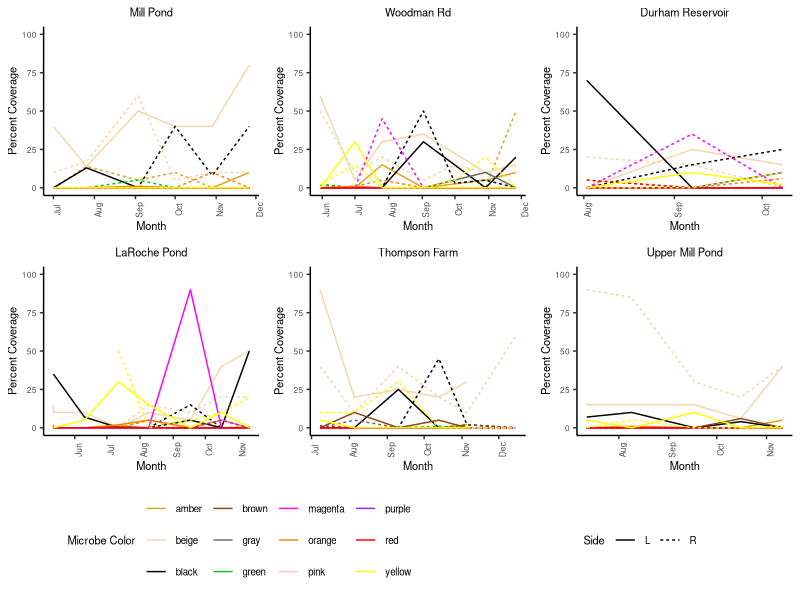
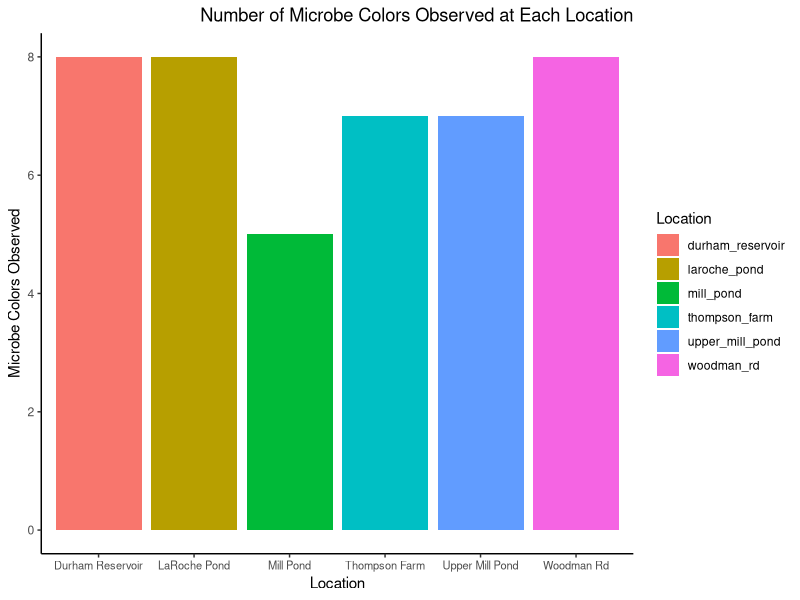
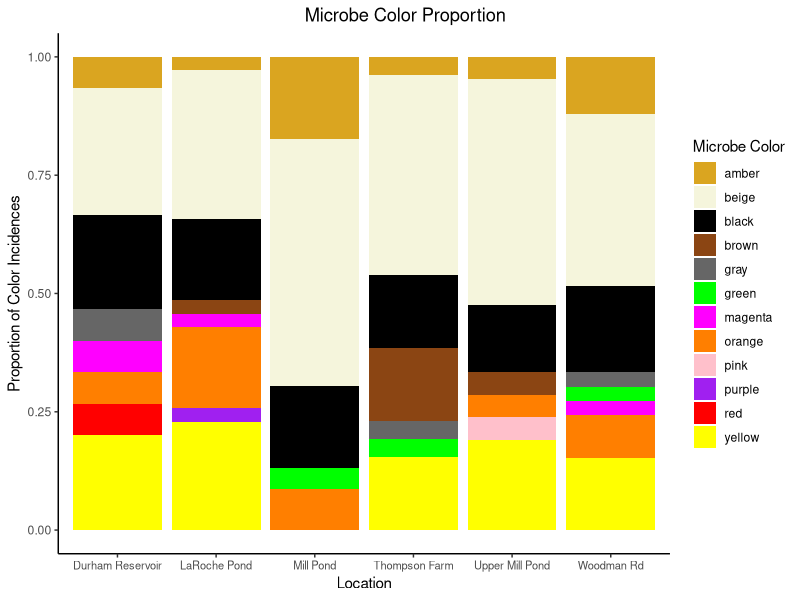
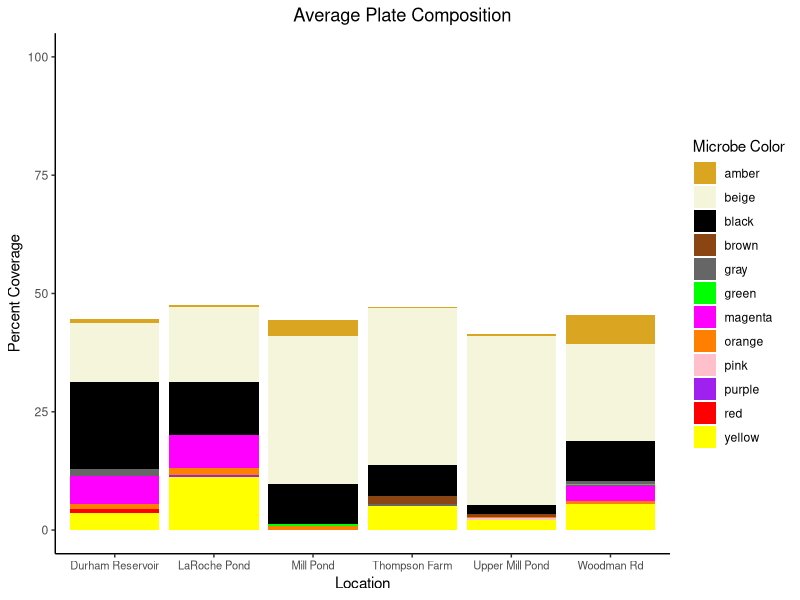
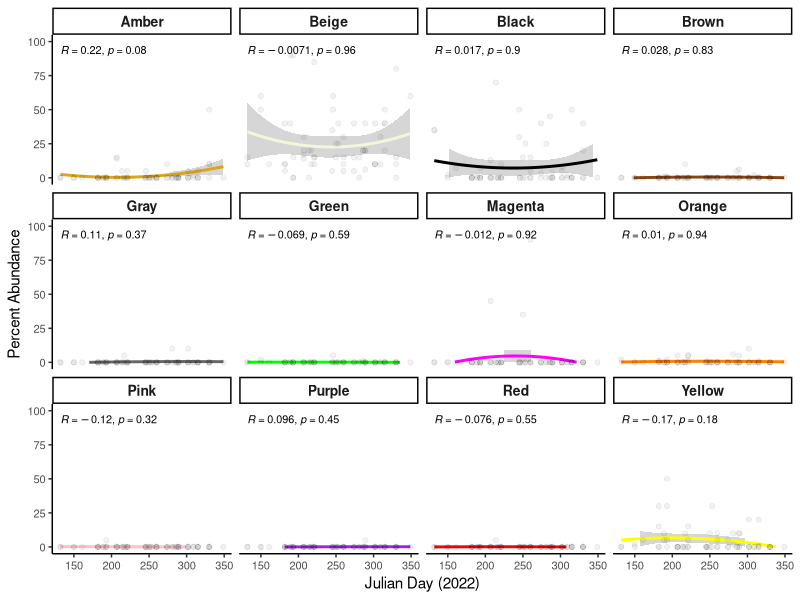
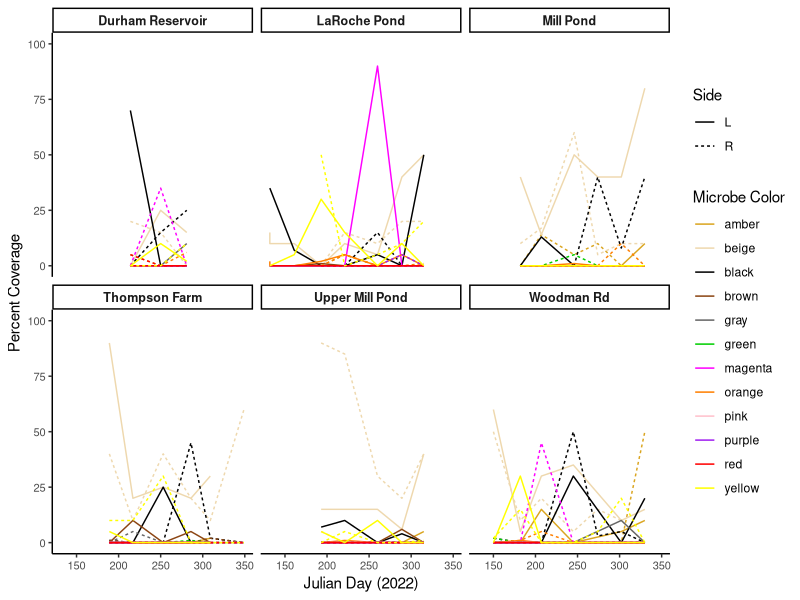

Generate these figures, in order, with R:
## ---- chunk 1
knitr::opts_chunk$set(echo = TRUE)
library(ggplot2)
library(tidyverse)
library(lubridate)
library(cowplot)
Plate_Count <- read_csv("finalplatecount.csv")

#fixing errors in data frame

Plate_Count$Date[79] = "7/12/22"

Plate_Count <- Plate_Count %>% 
  mutate_all( ~ifelse(. == "Green", "green", .))

Plate_Count<- Plate_Count %>% 
  mutate_all(~ifelse(. == "light red", "light_red", .))

#renaming color values since I named them poorly when recording data
#also shortening them to fit in figures better

Plate_Count<- Plate_Count %>% 
  mutate_all(~ifelse(. == "light_yellow", "beige", .))

Plate_Count<- Plate_Count %>% 
  mutate_all(~ifelse(. == "pink", "magenta", .))

Plate_Count<- Plate_Count %>% 
  mutate_all(~ifelse(. == "light_red", "pink", .))

Plate_Count<- Plate_Count %>% 
  mutate_all(~ifelse(. == "dark_yellow", "amber", .))

## ---- chunk 2

#generating a new dataframe
make_plot_df <- Plate_Count %>% 
  drop_na(Side) %>% 
  filter(Side != "na") %>% #
  mutate(real_dates = mdy(Date))

#start of matrix: created to show represent every single color at every single sampling date (even when there is 0% coverage, this is represented in the matrix)

#making a list of color names by grabbing unique values in columns 5, 7, 9, and 11
colornames <- unique(unlist(make_plot_df[,c(5,7,9,11)])) 

#creating empty matrix that will have columns equal to the length of color names and rows equal to the number of rows in make_plot_df
num_col_abund <- matrix(nrow=nrow(make_plot_df),ncol=length(colornames))

#For loop going through the list of colors: For each color, check the "microbe 1" column (row by row). If the color that is being indexed is present in the row, go to the next column to report the percent coverage. If it is not present in that row, report a zero. Repeats for all "microbe color" columns (5, 7, 9, and 11).
for(i in 1:length(colornames)) {
  
  num_col_abund[,i] <- as.numeric(unlist(sapply(1:nrow(make_plot_df), function(z)
    ifelse(any(make_plot_df[z,c(5,7,9,11)]==colornames[i]),
           make_plot_df[z,c(6,8,10,12)[which(make_plot_df[z,c(5,7,9,11)]==colornames[i])]],
           0))))
}

#setting the column names in the matrix to be the color names
colnames(num_col_abund) <- colornames

#adjusting the matrix to remove columns that include na values
num_col_abund2 <- num_col_abund[,-which(colornames=="na")]
## ---- chunk 3

#11/13: still need to fix dates... decide how we want the dates to appear (same x axis or specific x axis to each location)

#this chunk takes the matrix (num_col_abund2) and puts it into a function to generate line graphs for all the locations and sites at once

#converts matrix (num_col_abund_2) into a new df for plotting
all_colors_df <- data.frame(num_col_abund2) %>% 
  mutate("Location" = make_plot_df$Location,
         "Date" = make_plot_df$real_dates,
         "Side" = make_plot_df$Side) %>% 
  pivot_longer(cols = c(1:12)) 

#changing the data types for plotting purposes
all_colors_df$Location <- as.factor(all_colors_df$Location)
all_colors_df$Date <- as.Date(all_colors_df$Date, format = "%Y-%m-%d")

#open plot_all function: if else statement used to make overall legend in final figure
plot_all <- function(location = NULL) { 
    if (!is.null(location)) { 
      all_colors_plot <- all_colors_df %>% 
        filter(Location == location)
    }
    else {
      all_colors_plot <- all_colors_df
    }
  
   #new data frame made from the matrix that includes all colors necessary for analysis
    all_colors_plot %>% 
    ggplot(aes(x=Date, 
               y=value, 
               color=name, 
               linetype = Side)) +
    geom_line(size=.5) +
    labs(color = "Microbe Color",
         x = "Month",
         y = "Percent Coverage") +
    scale_color_manual(values = c("amber" = "goldenrod", 
                                  "black" = "black", 
                                  "yellow" = "yellow", 
                                  "orange" = "darkorange1",
                                  "beige" = "wheat2", 
                                  "magenta" = "magenta",
                                  "gray" = "gray40",
                                  "green" = "green3",
                                  "brown" = "saddlebrown",
                                  "pink" = "pink",
                                  "red" = "red",
                                  "purple" = "purple")) +
      scale_y_continuous(limits = c(0, 100), 
                         breaks = seq(0, 100, by = 25)) +
    scale_x_date(#limits = c(min(all_colors_df$Date), max(all_colors_df$Date)),
                date_labels = "%b",
                date_breaks = "1 month",
                date_minor_breaks = "1 week") +
    #expand_limits(x = c(as.Date("2022-05-01"), as.Date("2022-12-31"))) +
    theme_classic() +
      theme(axis.text.x = element_text(angle = 90, 
                                       size = 6),
            axis.text.y = element_text(size = 6),
            plot.title = element_text(size = 8, 
                                      hjust = 0.5),
            axis.title = element_text(size = 8),
            legend.title = element_text(size=8))

}
#close plot_all

#open no_function: function for taking away individual legends
no_legend <- function(p) { 
  return(p + theme(legend.position = "none"))
} #close no_legend


#generating individual plots before combining in grid
plotA <- plot_all("mill_pond") + labs(title = "Mill Pond") 
plotB <- plot_all("woodman_rd") + labs(title = "Woodman Rd")
plotC <- plot_all("durham_reservoir") + labs(title = "Durham Reservoir")
plotD <- plot_all("laroche_pond") + labs(title = "LaRoche Pond")
plotE <- plot_all("thompson_farm") + labs(title = "Thompson Farm")
plotF <- plot_all("upper_mill_pond") + labs(title = "Upper Mill Pond")

#generating "color inclusive" legend for "Side"
plot_legend_side <- get_legend(
  plot_all() +
    theme(legend.direction = "horizontal",
          legend.text = element_text(size = 7)) +
    guides(linetype = F))

#generating "color inclusive" legend for "color"
plot_legend_color <- get_legend(
  plot_all() +
    theme(legend.direction = "horizontal",
          legend.text = element_text(size = 7)) +
    guides(color = F))

#removing individual legends ("no_legend" custom function) and putting all the plots into a grid ("plot_grid" from cowplot) without a legend
grid_no_legend <- plot_grid(no_legend(plotA) , no_legend(plotB), no_legend(plotC), no_legend(plotD), no_legend(plotE), no_legend(plotF), ncol = 3)

#legend object that combines side and color data with size
grid_plot_legends <- plot_grid(plot_legend_side, plot_legend_color, rel_widths = c(0.60, 0.40))

#adding the overall legend to the grid using "make_grid_plot" (plots put into grid), and "plot_legend" (legend accounting for all locations)
line_grid_plot <- plot_grid(grid_no_legend, grid_plot_legends, ncol = 1, rel_heights = c(1, 0.25))

#displaying plot
line_grid_plot
## ---- chunk 4

#creating a DF that includes the total microbe colors counted in each location
total_loc_microbe_count <- all_colors_df %>% 
  filter(value >0) %>% 
  group_by(Location, name) %>% 
  summarise(value = n_distinct(Location))

#summing the total microbe colors counted in each location 
location_microbe <- total_loc_microbe_count %>% 
  group_by(Location) %>% 
  summarise(total_colors = sum(value))

#piping total microbe colors into bar graph
location_microbe %>% 
  ggplot(aes(x = Location, 
             y = total_colors, 
             fill = Location)) +
  geom_bar(stat = "identity") +
  labs(x = "Location", 
       y = "Microbe Colors Observed", 
       title = "Number of Microbe Colors Observed at Each Location") +
  scale_x_discrete(labels = c("durham_reservoir" = "Durham Reservoir", 
                              "laroche_pond" = "LaRoche Pond", 
                              "mill_pond" = "Mill Pond",
                              "thompson_farm" = "Thompson Farm",
                              "upper_mill_pond" = "Upper Mill Pond",
                              "woodman_rd" = "Woodman Rd")) +
  theme_classic() +
  theme(axis.text.x = element_text(size = 8),
        plot.title = element_text(hjust = 1))
## ---- chunk 5

#maybe can use as a figure to show the variance in sample sizes
# library(knitr)
# library(kableExtra)
# sample_numbers <- make_plot_df %>% 
#   group_by(Location) %>% 
#   summarise(Samples = n())
# 
# sample_table <- kable(sample_numbers, format = "html", caption = "Number of Samples")
# 
# print(sample_table)
## ---- chunk 6

#df with no zeroes
all_colors_df_2 <- all_colors_df %>% 
  filter(value != 0)

#creating stacked bar graph showing the proportion (prop_fig) of microbe color incidences for each location 
prop_fig <- all_colors_df_2 %>% 
  ggplot(aes(x = Location, fill = name)) +
  geom_bar(position = "fill") +
  scale_fill_manual(values = c(
    amber = "goldenrod",
    beige = "beige",
    black = "black",
    orange = "darkorange1",
    magenta = "magenta",
    yellow = "yellow", 
    gray = "gray40",
    green = "green",
    brown = "saddlebrown",
    pink = "pink",
    red = "red",
    purple = "purple")) +
  labs(
    title = "Microbe Color Proportion", 
    y = "Proportion of Color Incidences", 
    x = "Location",
    fill = "Microbe Color") +
  scale_x_discrete(labels = c("durham_reservoir" = "Durham Reservoir", 
                                "laroche_pond" = "LaRoche Pond", 
                                "mill_pond" = "Mill Pond",
                               "thompson_farm" = "Thompson Farm",
                               "upper_mill_pond" = "Upper Mill Pond",
                               "woodman_rd" = "Woodman Rd")) +
  theme_classic() +
   theme(legend.position = "right",
         plot.title = element_text(hjust = 0.6)) +
  theme(axis.text.x = element_text(size = 8))

#displaying proportion stacked bar graph
prop_fig

#creating a new DF that includes the average percentage of each microbe color for each sampling date
avg_percent_colors_2 <- data.frame(num_col_abund2) %>% 
mutate("Location" = make_plot_df$Location,
       "Date" = make_plot_df$real_dates,
       "Side" = make_plot_df$Side) %>% 
group_by(Location) %>% 
summarise(amber = mean(amber), 
          beige = mean(beige),
          black = mean(black),
          orange = mean(orange),
          magenta = mean(magenta),
          yellow = mean(yellow),
          gray = mean(gray),
          green = mean(green),
          brown = mean(brown),
          pink = mean(pink),
          red = mean(red),
          purple = mean(purple)) %>% 
  pivot_longer(cols = c(2:13))

#creating a stacked bar graph showing the average microbe plate composition for each location: if you were to squish all plates from one location into one, this is the "average" plate you would see
avg_plate_fig <- avg_percent_colors_2 %>% 
  ggplot(aes(x = Location, y = value, fill = name)) +
    geom_bar(stat = "identity", position = "stack") +
    scale_x_discrete(labels = c("durham_reservoir" = "Durham Reservoir", 
                                "laroche_pond" = "LaRoche Pond", 
                                "mill_pond" = "Mill Pond",
                               "thompson_farm" = "Thompson Farm",
                               "upper_mill_pond" = "Upper Mill Pond",
                               "woodman_rd" = "Woodman Rd")) +
    labs(title = "Average Plate Composition", 
         y = "Percent Coverage", 
         x = "Location",
         fill = "Microbe Color") +
    scale_fill_manual(values = c(amber = "goldenrod",
                                beige = "beige",
                                black = "black",
                                orange = "darkorange1",
                                magenta = "magenta",
                                yellow = "yellow",
                                gray = "gray40",
                                green = "green",
                                brown = "saddlebrown",
                                pink = "pink",
                                red = "red",
                                purple = "purple")) +
  theme_classic() +
  theme(legend.position = "right",
         plot.title = element_text(hjust = 0.6)) +      
  scale_y_continuous(limits = c(0, 100),
                   breaks = seq(0, 100, by = 25)) +
  theme(axis.text.x = element_text(size = 8))

#displaying average plate figure
avg_plate_fig

## ---- chunk 7
#seasonality - need a DF that breaks dates into seasons (should have spring, summer, fall and winter, but spring/winter will only have one month each (May and December)).

#alyssa checking to see if this works
#ciana checking

# have date as a numeric value in some way that makes sense, linear model for each color, fit a quadratic line
# lm(percentBeige ~ time + I(time^2))
# lmer(percentBeige ~ time + timesquared + 1|site + timesquared|site)

## ---- chunk 8
#make_plot_df$Julian <- format(make_plot_df$real_dates, "%j")

#plot(num_col_abund2[,4]~as.factor(make_plot_df$real_dates))

all_colors_df$Julian <- format(all_colors_df$Date, "%j")

all_colors_df$Julian <- as.numeric(all_colors_df$Julian)


#convert julian column to either numeric or factor, square the column, quadratic regression with each color throughout time

library(ggpubr)

all_colors_df %>% 
  ggplot(aes(x=Julian,y=value)) +
  geom_smooth(method = "lm", 
              formula = y ~ poly(x, 2),
              aes(color = name)) +
  theme_classic() +
  scale_y_continuous(limits = c(0, 100), breaks = seq(0, 100, by = 25)) +
  scale_color_manual(values = c(
    amber = "goldenrod",
    beige = "beige",
    black = "black",
    brown = "saddlebrown",
    gray = "gray40",
    green = "green",
    magenta = "magenta",
    orange = "darkorange1",
    pink = "pink",
    purple = "purple",
    red = "red",
    yellow = "yellow")) +
  geom_point(alpha = 0.05) +
  stat_cor(size=2.75) +
  labs(x = "Julian Day (2022)", 
       y = "Percent Abundance") +
  theme(axis.text = element_text(size = 8),
        plot.title = element_text(size = 10, face = "bold"),
        strip.text = element_text(size = 10, face = "bold"),
        legend.position = "none") +
  facet_wrap(name ~., 
             labeller = labeller(name = c(
              amber = "Amber",
              beige = "Beige",
              black = "Black",
              brown = "Brown",
              gray = "Gray",
              green = "Green",
              magenta = "Magenta",
              orange = "Orange",
              pink = "Pink",
              purple = "Purple",
              red = "Red",
              yellow = "Yellow")))

quadratic_model <- lm(value ~ poly(Julian, 2), data = all_colors_df)
summary(quadratic_model)

## ---- chunk 9
library(ggplot2)

all_colors_df %>%
  ggplot(aes(x = Julian, 
             y = value, 
             color = name, 
             linetype = Side)) +
  geom_line(size = 0.5) +
  labs(color = "Microbe Color",
       x = "Julian Day (2022)",
       y = "Percent Coverage") +
  scale_color_manual(values = c(
    "amber" = "goldenrod",
    "black" = "black",
    "yellow" = "yellow",
    "orange" = "darkorange1",
    "beige" = "wheat2",
    "magenta" = "magenta",
    "gray" = "gray40",
    "green" = "green3",
    "brown" = "saddlebrown",
    "pink" = "pink",
    "red" = "red",
    "purple" = "purple"
  )) +
  scale_y_continuous(limits = c(0, 100), breaks = seq(0, 100, by = 25)) +
  theme_classic() +
  theme(axis.text = element_text(size = 8),
        plot.title = element_text(size = 8, face = "bold"),
        strip.text = element_text(size = 9, face = "bold")) +
  facet_wrap(~Location, 
             labeller = labeller(Location = c(
          durham_reservoir = "Durham Reservoir",
          laroche_pond = "LaRoche Pond",
          mill_pond = "Mill Pond",
          thompson_farm = "Thompson Farm",
          upper_mill_pond = "Upper Mill Pond",
          woodman_rd = "Woodman Rd")))

